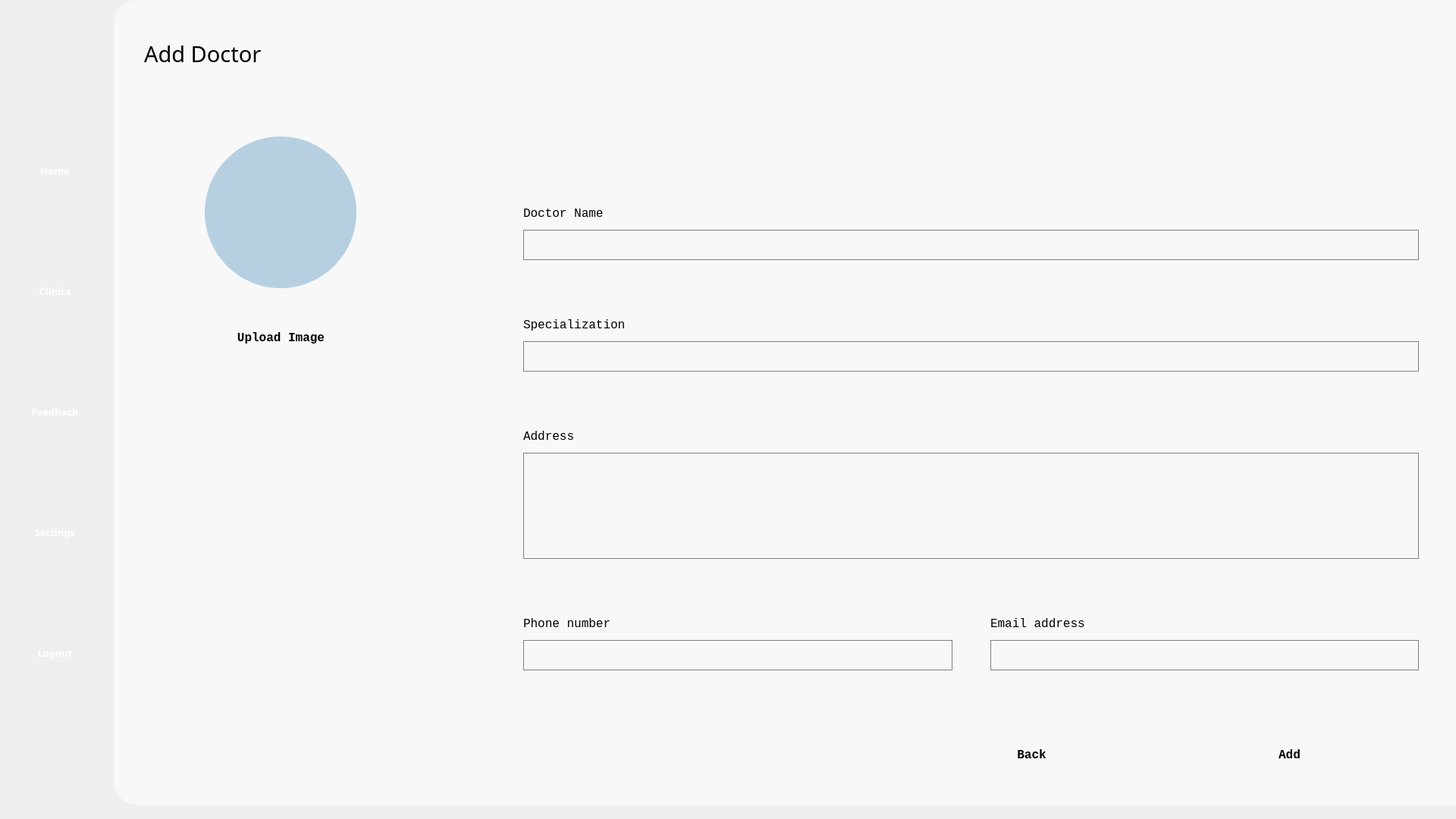
<?xml version="1.0" encoding="UTF-8"?>
<ui version="4.0">
 <class>Form</class>
 <widget class="QWidget" name="Form">
  <property name="geometry">
   <rect>
    <x>0</x>
    <y>0</y>
    <width>1920</width>
    <height>1080</height>
   </rect>
  </property>
  <property name="windowTitle">
   <string>Form</string>
  </property>
  <property name="styleSheet">
   <string notr="true">background-color: &quot;#B6D0E2&quot; </string>
  </property>
  <widget class="QWidget" name="background" native="true">
   <property name="geometry">
    <rect>
     <x>150</x>
     <y>0</y>
     <width>1771</width>
     <height>1061</height>
    </rect>
   </property>
   <property name="styleSheet">
    <string notr="true">background-color: #F8F8F8;
border-bottom-left-radius: 30px;
border-top-left-radius: 30px;
text-align: center;</string>
   </property>
   <widget class="QLabel" name="doc_label">
    <property name="geometry">
     <rect>
      <x>40</x>
      <y>40</y>
      <width>961</width>
      <height>61</height>
     </rect>
    </property>
    <property name="font">
     <font>
      <family>Cascadia Code</family>
      <pointsize>22</pointsize>
     </font>
    </property>
    <property name="text">
     <string>Add Doctor</string>
    </property>
    <property name="wordWrap">
     <bool>true</bool>
    </property>
   </widget>
   <widget class="QLabel" name="doc_img">
    <property name="geometry">
     <rect>
      <x>120</x>
      <y>180</y>
      <width>200</width>
      <height>200</height>
     </rect>
    </property>
    <property name="styleSheet">
     <string notr="true">border-radius: 100px; 
background-color: #B6D0E2;  
color: white; 
font-size: 16px;
text-align: center;</string>
    </property>
    <property name="text">
     <string/>
    </property>
   </widget>
   <widget class="QPushButton" name="upload_img_btn">
    <property name="geometry">
     <rect>
      <x>70</x>
      <y>420</y>
      <width>301</width>
      <height>51</height>
     </rect>
    </property>
    <property name="font">
     <font>
      <family>Consolas</family>
      <pointsize>12</pointsize>
      <weight>75</weight>
      <bold>true</bold>
     </font>
    </property>
    <property name="styleSheet">
     <string notr="true">background-color: #B6D0E2; border-radius: 16px; padding: 60px; color: white;\n border: 1px solid gray;</string>
    </property>
    <property name="text">
     <string>Upload Image</string>
    </property>
   </widget>
   <widget class="QPushButton" name="add_btn">
    <property name="geometry">
     <rect>
      <x>1400</x>
      <y>970</y>
      <width>301</width>
      <height>51</height>
     </rect>
    </property>
    <property name="font">
     <font>
      <family>Consolas</family>
      <pointsize>12</pointsize>
      <weight>75</weight>
      <bold>true</bold>
     </font>
    </property>
    <property name="styleSheet">
     <string notr="true">background-color: #B6D0E2; border-radius: 16px; padding: 60px; color: white;\n border: 1px solid gray;</string>
    </property>
    <property name="text">
     <string>Add</string>
    </property>
   </widget>
   <widget class="QWidget" name="layoutWidget">
    <property name="geometry">
     <rect>
      <x>540</x>
      <y>202</y>
      <width>1181</width>
      <height>751</height>
     </rect>
    </property>
    <layout class="QVBoxLayout" name="verticalLayout_2">
     <item>
      <layout class="QHBoxLayout" name="horizontalLayout">
       <property name="spacing">
        <number>50</number>
       </property>
       <item>
        <layout class="QVBoxLayout" name="name_layout">
         <property name="spacing">
          <number>10</number>
         </property>
         <item>
          <widget class="QLabel" name="name">
           <property name="maximumSize">
            <size>
             <width>16777215</width>
             <height>23</height>
            </size>
           </property>
           <property name="font">
            <font>
             <family>Consolas</family>
             <pointsize>12</pointsize>
            </font>
           </property>
           <property name="text">
            <string>Doctor Name</string>
           </property>
          </widget>
         </item>
         <item>
          <widget class="QLineEdit" name="name_input">
           <property name="minimumSize">
            <size>
             <width>500</width>
             <height>40</height>
            </size>
           </property>
           <property name="maximumSize">
            <size>
             <width>16777215</width>
             <height>40</height>
            </size>
           </property>
           <property name="baseSize">
            <size>
             <width>0</width>
             <height>0</height>
            </size>
           </property>
           <property name="styleSheet">
            <string notr="true"> padding: 60px; color: Black;
background-repeat: no-repeat; 
background-position: left center; 
background-size: 20px 20px; 
border: 1px solid gray;
</string>
           </property>
          </widget>
         </item>
        </layout>
       </item>
      </layout>
     </item>
     <item>
      <layout class="QHBoxLayout" name="horizontalLayout_2">
       <property name="spacing">
        <number>50</number>
       </property>
       <item>
        <layout class="QVBoxLayout" name="services_layout">
         <property name="spacing">
          <number>10</number>
         </property>
         <item>
          <widget class="QLabel" name="specialization_label">
           <property name="maximumSize">
            <size>
             <width>16777215</width>
             <height>23</height>
            </size>
           </property>
           <property name="font">
            <font>
             <family>Consolas</family>
             <pointsize>12</pointsize>
            </font>
           </property>
           <property name="text">
            <string>Specialization</string>
           </property>
          </widget>
         </item>
         <item>
          <widget class="QLineEdit" name="services_input">
           <property name="minimumSize">
            <size>
             <width>500</width>
             <height>40</height>
            </size>
           </property>
           <property name="maximumSize">
            <size>
             <width>16777215</width>
             <height>40</height>
            </size>
           </property>
           <property name="baseSize">
            <size>
             <width>0</width>
             <height>0</height>
            </size>
           </property>
           <property name="styleSheet">
            <string notr="true"> padding: 60px; color: Black;
background-repeat: no-repeat; 
background-position: left center; 
background-size: 20px 20px; 
border: 1px solid gray;
</string>
           </property>
          </widget>
         </item>
        </layout>
       </item>
      </layout>
     </item>
     <item>
      <layout class="QHBoxLayout" name="horizontalLayout_5">
       <property name="spacing">
        <number>50</number>
       </property>
       <item>
        <layout class="QVBoxLayout" name="add_layout">
         <property name="spacing">
          <number>10</number>
         </property>
         <item>
          <widget class="QLabel" name="address_label">
           <property name="minimumSize">
            <size>
             <width>0</width>
             <height>23</height>
            </size>
           </property>
           <property name="maximumSize">
            <size>
             <width>16777215</width>
             <height>23</height>
            </size>
           </property>
           <property name="font">
            <font>
             <family>Consolas</family>
             <pointsize>12</pointsize>
            </font>
           </property>
           <property name="text">
            <string>Address</string>
           </property>
          </widget>
         </item>
         <item>
          <widget class="QLineEdit" name="address_input">
           <property name="minimumSize">
            <size>
             <width>500</width>
             <height>140</height>
            </size>
           </property>
           <property name="maximumSize">
            <size>
             <width>16777215</width>
             <height>140</height>
            </size>
           </property>
           <property name="baseSize">
            <size>
             <width>0</width>
             <height>0</height>
            </size>
           </property>
           <property name="styleSheet">
            <string notr="true"> padding: 60px; color: Black;
background-position: left center; 
border: 1px solid gray;
border-radius: 0px; 
</string>
           </property>
          </widget>
         </item>
        </layout>
       </item>
      </layout>
     </item>
     <item>
      <layout class="QHBoxLayout" name="horizontalLayout_3">
       <property name="spacing">
        <number>50</number>
       </property>
       <item>
        <layout class="QVBoxLayout" name="phone_layout">
         <property name="spacing">
          <number>10</number>
         </property>
         <item>
          <widget class="QLabel" name="phone_label">
           <property name="maximumSize">
            <size>
             <width>16777215</width>
             <height>23</height>
            </size>
           </property>
           <property name="font">
            <font>
             <family>Consolas</family>
             <pointsize>12</pointsize>
            </font>
           </property>
           <property name="text">
            <string>Phone number</string>
           </property>
          </widget>
         </item>
         <item>
          <widget class="QLineEdit" name="phone_input">
           <property name="minimumSize">
            <size>
             <width>500</width>
             <height>40</height>
            </size>
           </property>
           <property name="maximumSize">
            <size>
             <width>16777215</width>
             <height>40</height>
            </size>
           </property>
           <property name="baseSize">
            <size>
             <width>0</width>
             <height>0</height>
            </size>
           </property>
           <property name="styleSheet">
            <string notr="true"> padding: 60px; color: Black;
background-repeat: no-repeat; 
background-position: left center; 
background-size: 20px 20px; 
border: 1px solid gray;
</string>
           </property>
          </widget>
         </item>
        </layout>
       </item>
       <item>
        <layout class="QVBoxLayout" name="email_layout">
         <property name="spacing">
          <number>10</number>
         </property>
         <item>
          <widget class="QLabel" name="email_label">
           <property name="maximumSize">
            <size>
             <width>16777215</width>
             <height>23</height>
            </size>
           </property>
           <property name="font">
            <font>
             <family>Consolas</family>
             <pointsize>12</pointsize>
            </font>
           </property>
           <property name="text">
            <string>Email address</string>
           </property>
          </widget>
         </item>
         <item>
          <widget class="QLineEdit" name="email_input">
           <property name="minimumSize">
            <size>
             <width>500</width>
             <height>40</height>
            </size>
           </property>
           <property name="maximumSize">
            <size>
             <width>16777215</width>
             <height>40</height>
            </size>
           </property>
           <property name="baseSize">
            <size>
             <width>0</width>
             <height>0</height>
            </size>
           </property>
           <property name="styleSheet">
            <string notr="true"> padding: 60px; color: Black;
background-repeat: no-repeat; 
background-position: left center; 
background-size: 20px 20px; 
border: 1px solid gray;
</string>
           </property>
          </widget>
         </item>
        </layout>
       </item>
      </layout>
     </item>
    </layout>
   </widget>
   <widget class="QPushButton" name="back_btn">
    <property name="geometry">
     <rect>
      <x>1060</x>
      <y>970</y>
      <width>301</width>
      <height>51</height>
     </rect>
    </property>
    <property name="font">
     <font>
      <family>Consolas</family>
      <pointsize>12</pointsize>
      <weight>75</weight>
      <bold>true</bold>
     </font>
    </property>
    <property name="styleSheet">
     <string notr="true">background-color: #B6D0E2; border-radius: 16px; padding: 60px; color: white;\n border: 1px solid gray;</string>
    </property>
    <property name="text">
     <string>Back</string>
    </property>
   </widget>
  </widget>
  <widget class="QWidget" name="layoutWidget_2">
   <property name="geometry">
    <rect>
     <x>30</x>
     <y>120</y>
     <width>87</width>
     <height>851</height>
    </rect>
   </property>
   <layout class="QVBoxLayout" name="verticalLayout">
    <item>
     <widget class="QToolButton" name="home_navigation">
      <property name="enabled">
       <bool>true</bool>
      </property>
      <property name="sizePolicy">
       <sizepolicy hsizetype="Fixed" vsizetype="Fixed">
        <horstretch>0</horstretch>
        <verstretch>0</verstretch>
       </sizepolicy>
      </property>
      <property name="minimumSize">
       <size>
        <width>85</width>
        <height>96</height>
       </size>
      </property>
      <property name="maximumSize">
       <size>
        <width>85</width>
        <height>96</height>
       </size>
      </property>
      <property name="font">
       <font>
        <family>Source Sans Pro Semibold</family>
        <pointsize>10</pointsize>
        <weight>75</weight>
        <bold>true</bold>
       </font>
      </property>
      <property name="styleSheet">
       <string notr="true">border: none; 
color: white;</string>
      </property>
      <property name="text">
       <string>   Home   </string>
      </property>
      <property name="icon">
       <iconset>
        <normaloff>../Images/nav_images/home_page_icon.png</normaloff>../Images/nav_images/home_page_icon.png</iconset>
      </property>
      <property name="iconSize">
       <size>
        <width>70</width>
        <height>70</height>
       </size>
      </property>
      <property name="toolButtonStyle">
       <enum>Qt::ToolButtonTextUnderIcon</enum>
      </property>
     </widget>
    </item>
    <item>
     <widget class="QToolButton" name="clinic_navigation">
      <property name="enabled">
       <bool>true</bool>
      </property>
      <property name="sizePolicy">
       <sizepolicy hsizetype="Fixed" vsizetype="Fixed">
        <horstretch>0</horstretch>
        <verstretch>0</verstretch>
       </sizepolicy>
      </property>
      <property name="minimumSize">
       <size>
        <width>85</width>
        <height>96</height>
       </size>
      </property>
      <property name="maximumSize">
       <size>
        <width>85</width>
        <height>96</height>
       </size>
      </property>
      <property name="font">
       <font>
        <family>Source Sans Pro Semibold</family>
        <pointsize>10</pointsize>
        <weight>75</weight>
        <bold>true</bold>
       </font>
      </property>
      <property name="styleSheet">
       <string notr="true">border: none; 
color: white;</string>
      </property>
      <property name="text">
       <string>Clinics</string>
      </property>
      <property name="icon">
       <iconset>
        <normaloff>../Images/nav_images/services_icon.png</normaloff>../Images/nav_images/services_icon.png</iconset>
      </property>
      <property name="iconSize">
       <size>
        <width>70</width>
        <height>70</height>
       </size>
      </property>
      <property name="toolButtonStyle">
       <enum>Qt::ToolButtonTextUnderIcon</enum>
      </property>
     </widget>
    </item>
    <item>
     <widget class="QToolButton" name="feedback_navigation">
      <property name="enabled">
       <bool>true</bool>
      </property>
      <property name="sizePolicy">
       <sizepolicy hsizetype="Fixed" vsizetype="Fixed">
        <horstretch>0</horstretch>
        <verstretch>0</verstretch>
       </sizepolicy>
      </property>
      <property name="minimumSize">
       <size>
        <width>85</width>
        <height>96</height>
       </size>
      </property>
      <property name="maximumSize">
       <size>
        <width>85</width>
        <height>96</height>
       </size>
      </property>
      <property name="font">
       <font>
        <family>Source Sans Pro Semibold</family>
        <pointsize>10</pointsize>
        <weight>75</weight>
        <bold>true</bold>
       </font>
      </property>
      <property name="styleSheet">
       <string notr="true">border: none; 
color: white;</string>
      </property>
      <property name="text">
       <string>Feedback</string>
      </property>
      <property name="icon">
       <iconset>
        <normaloff>../Images/nav_images/feedback_icon.png</normaloff>../Images/nav_images/feedback_icon.png</iconset>
      </property>
      <property name="iconSize">
       <size>
        <width>70</width>
        <height>70</height>
       </size>
      </property>
      <property name="toolButtonStyle">
       <enum>Qt::ToolButtonTextUnderIcon</enum>
      </property>
     </widget>
    </item>
    <item>
     <widget class="QToolButton" name="settings_navigation">
      <property name="enabled">
       <bool>true</bool>
      </property>
      <property name="sizePolicy">
       <sizepolicy hsizetype="Fixed" vsizetype="Fixed">
        <horstretch>0</horstretch>
        <verstretch>0</verstretch>
       </sizepolicy>
      </property>
      <property name="minimumSize">
       <size>
        <width>85</width>
        <height>96</height>
       </size>
      </property>
      <property name="maximumSize">
       <size>
        <width>85</width>
        <height>96</height>
       </size>
      </property>
      <property name="font">
       <font>
        <family>Source Sans Pro Semibold</family>
        <pointsize>10</pointsize>
        <weight>75</weight>
        <bold>true</bold>
       </font>
      </property>
      <property name="styleSheet">
       <string notr="true">border: none; 
color: white;</string>
      </property>
      <property name="text">
       <string>Settings</string>
      </property>
      <property name="icon">
       <iconset>
        <normaloff>../Images/nav_images/settings_page_icon.png</normaloff>../Images/nav_images/settings_page_icon.png</iconset>
      </property>
      <property name="iconSize">
       <size>
        <width>70</width>
        <height>70</height>
       </size>
      </property>
      <property name="toolButtonStyle">
       <enum>Qt::ToolButtonTextUnderIcon</enum>
      </property>
     </widget>
    </item>
    <item>
     <widget class="QToolButton" name="logout_navigation">
      <property name="enabled">
       <bool>true</bool>
      </property>
      <property name="sizePolicy">
       <sizepolicy hsizetype="Fixed" vsizetype="Fixed">
        <horstretch>0</horstretch>
        <verstretch>0</verstretch>
       </sizepolicy>
      </property>
      <property name="minimumSize">
       <size>
        <width>85</width>
        <height>96</height>
       </size>
      </property>
      <property name="maximumSize">
       <size>
        <width>85</width>
        <height>96</height>
       </size>
      </property>
      <property name="font">
       <font>
        <family>Source Sans Pro Semibold</family>
        <pointsize>10</pointsize>
        <weight>75</weight>
        <bold>true</bold>
       </font>
      </property>
      <property name="styleSheet">
       <string notr="true">border: none; 
color: white;</string>
      </property>
      <property name="text">
       <string>Logout</string>
      </property>
      <property name="icon">
       <iconset>
        <normaloff>../Images/nav_images/logout_icon.png</normaloff>../Images/nav_images/logout_icon.png</iconset>
      </property>
      <property name="iconSize">
       <size>
        <width>70</width>
        <height>70</height>
       </size>
      </property>
      <property name="toolButtonStyle">
       <enum>Qt::ToolButtonTextUnderIcon</enum>
      </property>
     </widget>
    </item>
   </layout>
  </widget>
 </widget>
 <resources/>
 <connections/>
</ui>
